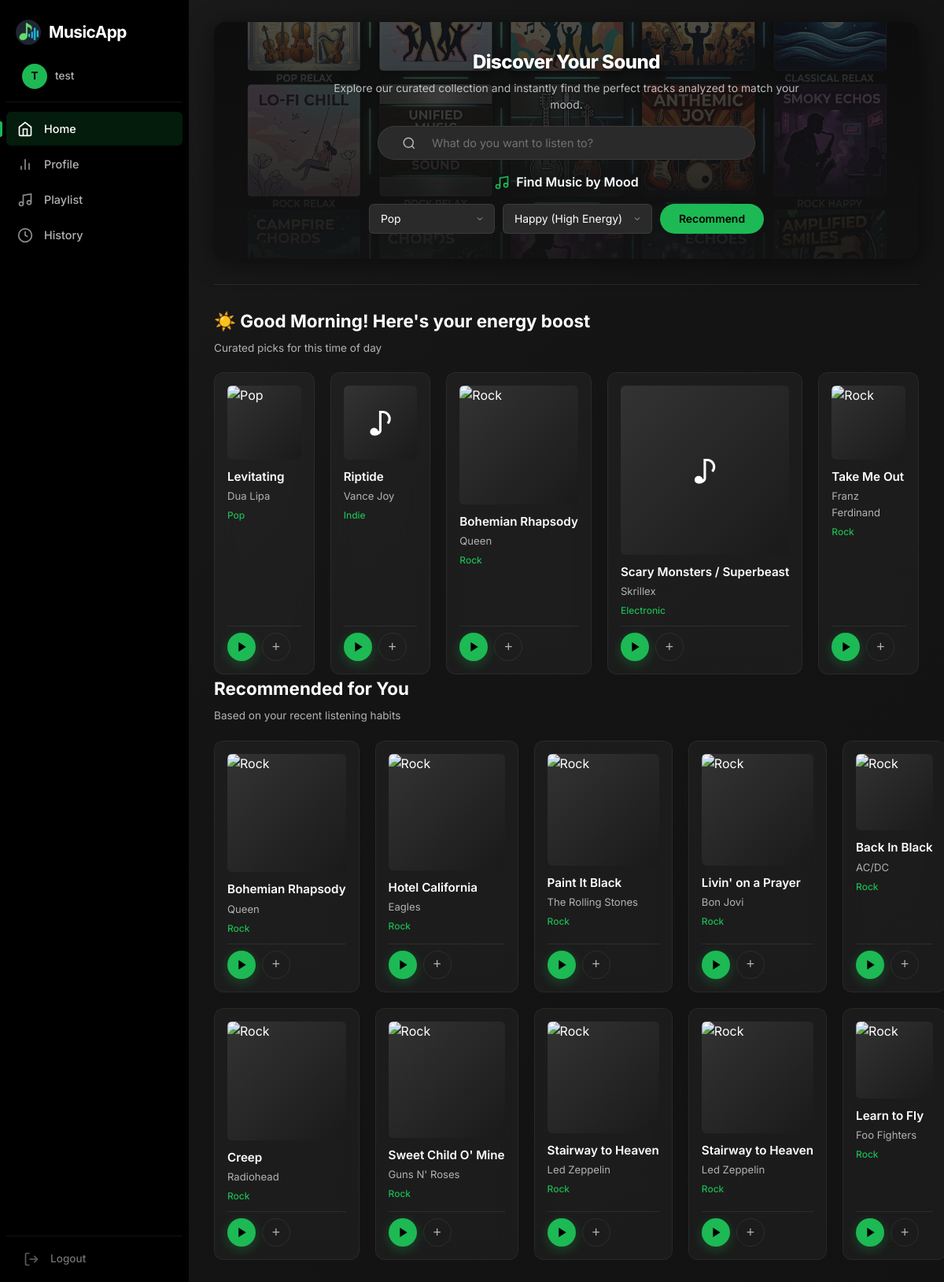
The page / (signed in) on the database its author committed.
### tables this page shows
CREATE TABLE songs (
    id INTEGER PRIMARY KEY AUTOINCREMENT,
    title TEXT NOT NULL,
    artist TEXT NOT NULL,
    genre TEXT NOT NULL,
    energy REAL NOT NULL,
    file_path TEXT
);

### app.py (the view)
@app.route('/')
def home():
    if 'user_id' not in session:
        return redirect('/login')
    conn = get_db_connection()
    user_id = session['user_id']
    top = conn.execute('''
        SELECT s.genre, COUNT(*) as cnt
        FROM history h
        JOIN songs s ON h.song_id = s.id
        WHERE h.user_id = ?
        GROUP BY s.genre
        ORDER BY cnt DESC LIMIT 1
    ''', (user_id,)).fetchone()
    if top:
        songs = conn.execute('SELECT * FROM songs WHERE genre = ? ORDER BY RANDOM() LIMIT 10', (top['genre'],)).fetchall()
        personalized = True
    else:
        songs = conn.execute('SELECT * FROM songs LIMIT 10').fetchall()
        personalized = False
    lk_tz = pytz.timezone('Asia/Colombo')
    hour = datetime.now(lk_tz).hour
    time_songs = []
    time_title = ''
    if 5 <= hour < 12:
        time_songs = conn.execute(
            'SELECT * FROM songs WHERE energy > 0.6 ORDER BY RANDOM() LIMIT 5'
        ).fetchall()
        time_title = '☀️ Good Morning! Here\'s your energy boost'
    elif hour >= 18:
        time_songs = conn.execute(
            'SELECT * FROM songs WHERE energy < 0.4 ORDER BY RANDOM() LIMIT 5'
        ).fetchall()
        time_title = '🌙 Unwind for the Evening'
    conn.close()
    return render_template('index.html', songs=songs, personalized=personalized,
                           time_songs=time_songs, time_title=time_title)

### app.py (called while the page is built)
def get_db_connection():
    conn = sqlite3.connect('music.db')
    conn.row_factory = sqlite3.Row # This allows us to use column names directly
    return conn

### templates/index.html (shortened to what this page needs)
{% extends "base_app.html" %}
{% block app_content %}
<div class="hero-banner">
    <div class="hero-content">
        <h1 class="hero-title">Discover Your Sound</h1>
        <p class="hero-subtitle">Explore our curated collection and instantly find the perfect tracks analyzed to match your mood.</p>
        <div class="search-section">
            <form class="search-form" action="/search" method="GET">
                <button type="submit">
                    <svg viewBox="0 0 24 24" fill="none" stroke="currentColor" stroke-width="2"><circle cx="11" cy="11" r="8"/><line x1="21" y1="21" x2="16.65" y2="16.65"/></svg>
                </button>
                <input type="text" name="query" placeholder="What do you want to listen to?" autocomplete="off" required>
            </form>
        </div>
        <div class="mood-filter mood-filter-banner">
            <div class="mood-filter-header">
                <svg viewBox="0 0 24 24" fill="none" stroke="currentColor" stroke-width="2"><path d="M9 18V5l12-2v13"/><circle cx="6" cy="18" r="3"/><circle cx="18" cy="16" r="3"/></svg>
                Find Music by Mood
            </div>
            <div class="mood-filter-options">
                <form action="/recommend" method="GET" style="display:flex; gap:10px; flex-wrap:wrap; justify-content:center;">
                    <select name="genre" class="mood-select">
                        <option value="Pop">Pop</option>
                    </select>
                    <select name="mood" class="mood-select">
                        <option value="high">Happy (High Energy)</option>
                    </select>
                    <button type="submit" class="btn btn-primary">Recommend</button>
                </form>
            </div>
        </div>
    </div>
</div>
{% if time_songs %}
<hr class="section-divider">
<h2 style="font-size:1.4rem; font-weight:700; margin-bottom:6px;">{{ time_title }}</h2>
<p style="color:var(--text-secondary); font-size:0.85rem; margin-bottom:20px;">Curated picks for this time of day</p>
<div class="song-grid">
    {% for song in time_songs %}
    <div class="song-card">
        <div class="song-cover">
            {% set mood = 'happy' if song['energy'] >= 0.5 else 'relax' %}
            {% if song['genre'] in ('Pop', 'Rock', 'Classical') %}
                <img src="{{ url_for('static', filename='images/' ~ song['genre'] ~ ' ' ~ mood ~ '.jpg') }}" alt="{{ song['genre'] }}" class="cover-img">
            {% else %}
                <div class="cover-fallback">♪</div>
            {% endif %}
        </div>
        <div class="song-info">
            <a href="/player/{{ song['id'] }}" class="song-title" style="text-decoration:none; color:inherit;">{{ song['title'] }}</a>
            <span class="song-artist">{{ song['artist'] }}</span>
            <span class="song-genre">{{ song['genre'] }}</span>
        </div>
        <div class="song-card-actions">
            <button class="btn-play" onclick="location.href='/player/{{ song['id'] }}'">
                <svg viewBox="0 0 24 24" fill="currentColor"><polygon points="5 3 19 12 5 21 5 3"/></svg>
            </button>
            <button class="playlist-add-btn add-to-playlist-btn" data-song-id="{{ song['id'] }}" title="Add to playlist">+</button>
        </div>
    </div>
    {% endfor %}
</div>
{% endif %}
<h2 style="font-size:1.4rem; font-weight:700; margin-bottom:6px;">Recommended for You</h2>
<p style="color:var(--text-secondary); font-size:0.85rem; margin-bottom:20px;">{% if personalized %}Based on your recent listening habits{% else %}Browse our full collection{% endif %}</p>
<div class="song-grid">
    {% for song in songs %}
    <div class="song-card">
        <div class="song-cover">
            {% set mood = 'happy' if song['energy'] >= 0.5 else 'relax' %}
        </div>
        <div class="song-info">
            <a href="/player/{{ song['id'] }}" class="song-title" style="text-decoration:none; color:inherit;">{{ song['title'] }}</a>
            <span class="song-artist">{{ song['artist'] }}</span>
            <span class="song-genre">{{ song['genre'] }}</span>
        </div>
        <div class="song-card-actions">
            <button class="btn-play" onclick="location.href='/player/{{ song['id'] }}'">
                <svg viewBox="0 0 24 24" fill="currentColor"><polygon points="5 3 19 12 5 21 5 3"/></svg>
            </button>
            <button class="playlist-add-btn add-to-playlist-btn" data-song-id="{{ song['id'] }}" title="Add to playlist">+</button>
        </div>
    </div>
    {% else %}
    <div class="empty-state">
        <p>No songs found</p>
        <a href="/">Browse all songs</a>
    </div>
    {% endfor %}
</div>
{% endblock %}
{% block body %}
{{ super() }}
{% endblock %}

### rows shown on the page
songs: title "Levitating", artist "Dua Lipa", genre "Pop"
songs: title "Riptide", artist "Vance Joy", genre "Indie"
songs: title "Bohemian Rhapsody", artist "Queen", genre "Rock"
songs: title "Scary Monsters / Superbeast", artist "Skrillex", genre "Electronic"
songs: title "Take Me Out", artist "Franz Ferdinand", genre "Rock"
songs: title "Bohemian Rhapsody", artist "Queen", genre "Rock"
songs: title "Hotel California", artist "Eagles", genre "Rock"
songs: title "Paint It Black", artist "The Rolling Stones", genre "Rock"
songs: title "Livin' on a Prayer", artist "Bon Jovi", genre "Rock"
songs: title "Back In Black", artist "AC/DC", genre "Rock"
songs: title "Creep", artist "Radiohead", genre "Rock"
songs: title "Sweet Child O' Mine", artist "Guns N' Roses", genre "Rock"
songs: title "Stairway to Heaven", artist "Led Zeppelin", genre "Rock"
songs: title "Stairway to Heaven", artist "Led Zeppelin", genre "Rock"
songs: title "Learn to Fly", artist "Foo Fighters", genre "Rock"

### other values the page prints
{{ session['username'][0]|upper }} "T"
{{ session['username'] }} "test"
{{ time_title }} "☀️ Good Morning! Here's your energy boost"
